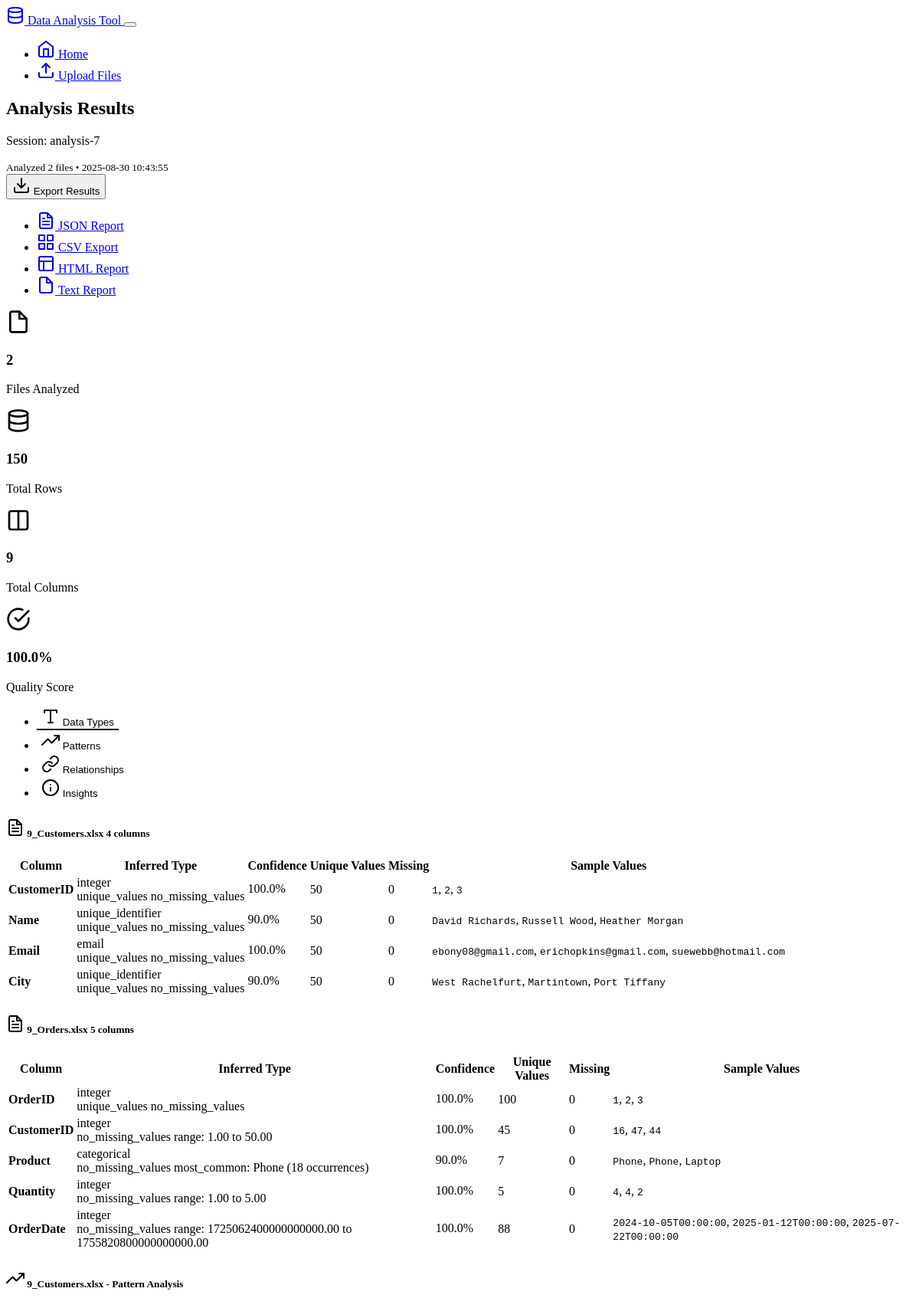
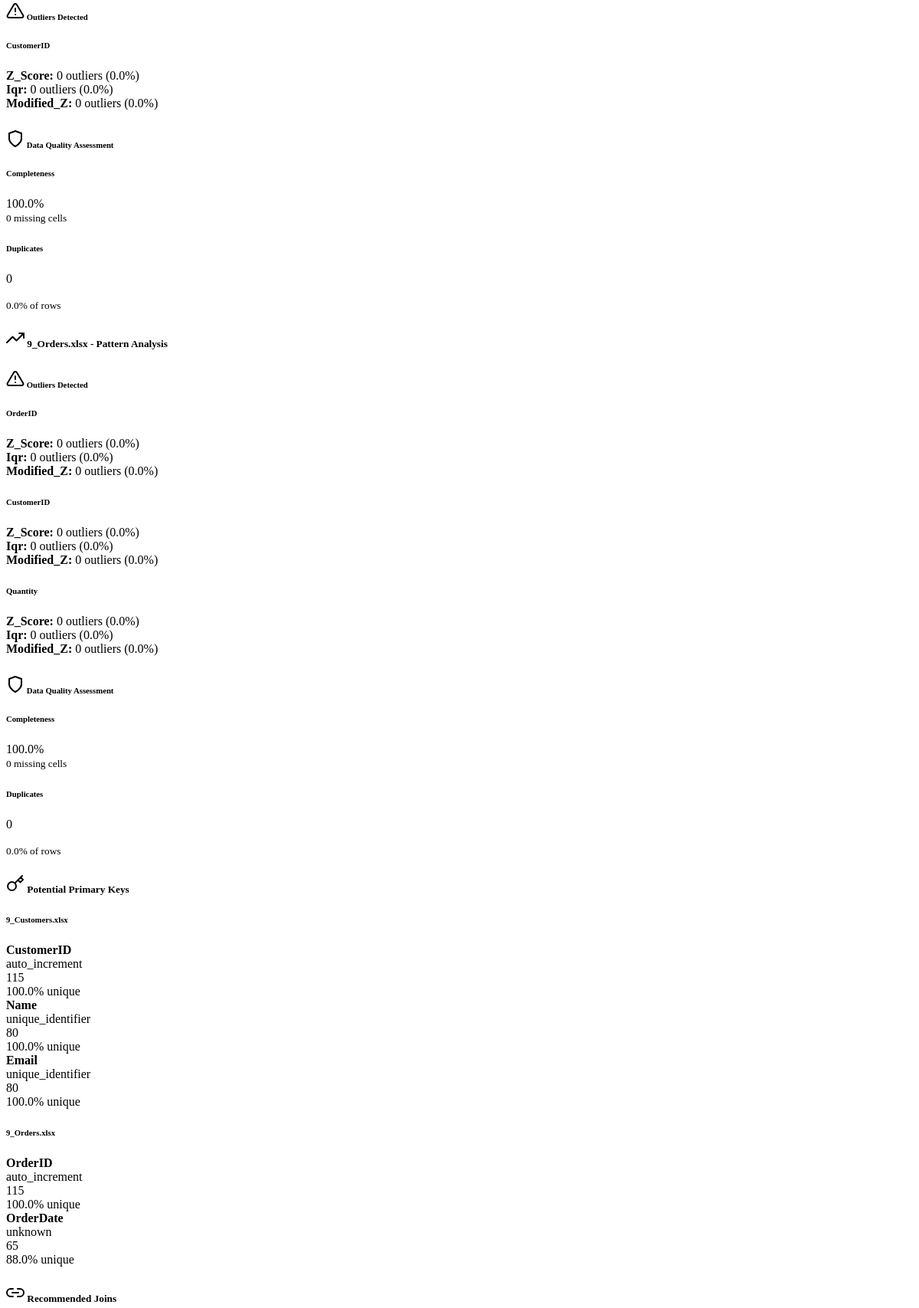
Page /session/7 (upper part) on the committed database (2 pictures, top to bottom).
### models.py (models this page shows, shortened)
class AnalysisSession(db.Model):
    id = db.Column(db.Integer, primary_key=True)
    session_name = db.Column(db.String(255), nullable=False)
    created_at = db.Column(db.DateTime, default=datetime.utcnow)
    file_count = db.Column(db.Integer, default=0)
    analysis_results = db.Column(db.Text)  # JSON string of results
    def get_results(self):
        if self.analysis_results:
            return json.loads(self.analysis_results)
        return {}

### routes.py (the view)
    @app.route('/session/<int:session_id>')
    def view_session(session_id):
        session = AnalysisSession.query.get_or_404(session_id)
        results = session.get_results()
        if not results:
            flash('No analysis results found for this session', 'warning')
            return redirect(url_for('index'))
        return render_template('analysis.html',
                             session=session,
                             results=results)

### templates/analysis.html (shortened to what this page needs)
{% extends "base.html" %}
{% block content %}
<div class="d-flex justify-content-between align-items-center mb-4">
    <div>
        <h2>Analysis Results</h2>
        <p class="text-muted mb-0">Session: {{ session.session_name }}</p>
        <small class="text-muted">
            Analyzed {{ session.file_count }} files •
            {{ session.created_at.strftime('%Y-%m-%d %H:%M:%S') }}
        </small>
    </div>
    <div class="btn-group">
        <button type="button" class="btn btn-primary dropdown-toggle" data-bs-toggle="dropdown">
            <i data-feather="download"></i> Export Results
        </button>
        <ul class="dropdown-menu">
            <li><a class="dropdown-item" href="{{ url_for('export_results', session_id=session.id, format='json') }}">
                <i data-feather="file-text"></i> JSON Report
            </a></li>
            <li><a class="dropdown-item" href="{{ url_for('export_results', session_id=session.id, format='csv') }}">
                <i data-feather="grid"></i> CSV Export
            </a></li>
            <li><a class="dropdown-item" href="{{ url_for('export_results', session_id=session.id, format='html') }}">
                <i data-feather="layout"></i> HTML Report
            </a></li>
            <li><a class="dropdown-item" href="{{ url_for('export_results', session_id=session.id, format='txt') }}">
                <i data-feather="file"></i> Text Report
            </a></li>
        </ul>
    </div>
</div>
{% if results.summary %}
<div class="row mb-4">
    <div class="col-md-3">
        <div class="card bg-primary text-white">
            <div class="card-body text-center">
                <i data-feather="file" style="width: 32px; height: 32px;" class="mb-2"></i>
                <h3 class="mb-1">{{ results.summary.total_files }}</h3>
                <p class="mb-0">Files Analyzed</p>
            </div>
        </div>
    </div>
    <div class="col-md-3">
        <div class="card bg-success text-white">
            <div class="card-body text-center">
                <i data-feather="database" style="width: 32px; height: 32px;" class="mb-2"></i>
                <h3 class="mb-1">{{ results.summary.total_rows }}</h3>
                <p class="mb-0">Total Rows</p>
            </div>
        </div>
    </div>
    <div class="col-md-3">
        <div class="card bg-warning text-white">
            <div class="card-body text-center">
                <i data-feather="columns" style="width: 32px; height: 32px;" class="mb-2"></i>
                <h3 class="mb-1">{{ results.summary.total_columns }}</h3>
                <p class="mb-0">Total Columns</p>
            </div>
        </div>
    </div>
    <div class="col-md-3">
        <div class="card bg-info text-white">
            <div class="card-body text-center">
                <i data-feather="check-circle" style="width: 32px; height: 32px;" class="mb-2"></i>
                <h3 class="mb-1">{{ "%.1f"|format(results.summary.data_quality_score) }}%</h3>
                <p class="mb-0">Quality Score</p>
            </div>
        </div>
    </div>
</div>
{% endif %}
<ul class="nav nav-tabs mb-4" id="analysisTab" role="tablist">
    <li class="nav-item" role="presentation">
        <button class="nav-link active" id="data-types-tab" data-bs-toggle="tab" data-bs-target="#data-types" type="button">
            <i data-feather="type"></i> Data Types
        </button>
    </li>
    <li class="nav-item" role="presentation">
        <button class="nav-link" id="patterns-tab" data-bs-toggle="tab" data-bs-target="#patterns" type="button">
            <i data-feather="trending-up"></i> Patterns
        </button>
    </li>
    {% if results.relationships %}
    <li class="nav-item" role="presentation">
        <button class="nav-link" id="relationships-tab" data-bs-toggle="tab" data-bs-target="#relationships" type="button">
            <i data-feather="link"></i> Relationships
        </button>
    </li>
    {% endif %}
    <li class="nav-item" role="presentation">
        <button class="nav-link" id="insights-tab" data-bs-toggle="tab" data-bs-target="#insights" type="button">
            <i data-feather="info"></i> Insights
        </button>
    </li>
</ul>
<div class="tab-content" id="analysisTabContent">
    <div class="tab-pane fade show active" id="data-types" role="tabpanel">
        {% if results.data_types %}
            {% for filename, file_results in results.data_types.items() %}
            <div class="card mb-4">
                <div class="card-header">
                    <h5 class="mb-0">
                        <i data-feather="file-text"></i> {{ filename }}
                        <span class="badge bg-secondary ms-2">{{ file_results|length }} columns</span>
                    </h5>
                </div>
                <div class="card-body">
                    <div class="table-responsive">
                        <table class="table table-hover">
                            <thead>
                                <tr>
                                    <th>Column</th>
                                    <th>Inferred Type</th>
                                    <th>Confidence</th>
                                    <th>Unique Values</th>
                                    <th>Missing</th>
                                    <th>Sample Values</th>
                                </tr>
                            </thead>
                            <tbody>
                                {% for column, analysis in file_results.items() %}
                                <tr>
                                    <td><strong>{{ column }}</strong></td>
                                    <td>
                                        <span class="badge bg-primary">{{ analysis.inferred_type }}</span>
                                        {% if analysis.characteristics %}
                                            <div class="small text-muted mt-1">
                                                {% for char in analysis.characteristics[:2] %}
                                                    <span class="badge bg-secondary me-1">{{ char }}</span>
                                                {% endfor %}
                                            </div>
                                        {% endif %}
                                    </td>
                                    <td>
                                        <div class="progress" style="height: 20px;">
                                            <div class="progress-bar" style="width: {{ (analysis.confidence * 100)|round }}%">
                                                {{ "%.1f"|format(analysis.confidence * 100) }}%
                                            </div>
                                        </div>
                                    </td>
                                    <td>{{ analysis.unique_count }}</td>
                                    <td>
                                        {% if analysis.null_count > 0 %}
                                            <span class="text-warning">{{ analysis.null_count }}</span>
                                        {% else %}
                                            <span class="text-success">0</span>
                                        {% endif %}
                                    </td>
                                    <td>
                                        <div class="small text-muted">
                                            {% for value in analysis.sample_values[:3] %}
                                                <code>{{ value }}</code>{% if not loop.last %}, {% endif %}
                                            {% endfor %}
                                        </div>
                                    </td>
                                </tr>
                                {% endfor %}
                            </tbody>
                        </table>
                    </div>
                </div>
            </div>
            {% endfor %}
        {% endif %}
    </div>
    <div class="tab-pane fade" id="patterns" role="tabpanel">
        {% if results.patterns %}
            {% for filename, pattern_data in results.patterns.items() %}
            <div class="card mb-4">
                <div class="card-header">
                    <h5 class="mb-0">
                        <i data-feather="trending-up"></i> {{ filename }} - Pattern Analysis
                    </h5>
                </div>
                <div class="card-body">
                    {% if pattern_data.outliers %}
                    <div class="mb-4">
                        <h6><i data-feather="alert-triangle" class="text-warning"></i> Outliers Detected</h6>
                        <div class="row">
                            {% for column, outlier_info in pattern_data.outliers.items() %}
                            <div class="col-md-6 mb-3">
                                <div class="border rounded p-3">
                                    <h6 class="mb-2">{{ column }}</h6>
                                    {% for method, details in outlier_info.items() %}
                                    <div class="small mb-2">
                                        <strong>{{ method.title() }}:</strong>
                                        {{ details.count }} outliers ({{ "%.1f"|format(details.percentage) }}%)
                                    </div>
                                    {% endfor %}
                                </div>
                            </div>
                            {% endfor %}
                        </div>
                    </div>
                    {% endif %}
                    {% if pattern_data.data_quality %}
                    <div class="mb-4">
                        <h6><i data-feather="shield" class="text-info"></i> Data Quality Assessment</h6>
                        <div class="row">
                            <div class="col-md-6">
                                <div class="card bg-body-secondary">
                                    <div class="card-body">
                                        <h6>Completeness</h6>
                                        <div class="progress">
                                            <div class="progress-bar bg-success" style="width: {{ pattern_data.data_quality.completeness.score }}%">
                                                {{ "%.1f"|format(pattern_data.data_quality.completeness.score) }}%
                                            </div>
                                        </div>
                                        <small class="text-muted">
                                            {{ pattern_data.data_quality.completeness.missing_cells }} missing cells
                                        </small>
                                    </div>
                                </div>
                            </div>
                            <div class="col-md-6">
                                <div class="card bg-body-secondary">
                                    <div class="card-body">
                                        <h6>Duplicates</h6>
                                        <p class="h5 text-warning mb-1">{{ pattern_data.data_quality.consistency.duplicate_rows.count }}</p>
                                        <small class="text-muted">
                                            {{ "%.1f"|format(pattern_data.data_quality.consistency.duplicate_rows.percentage) }}% of rows
                                        </small>
                                    </div>
                                </div>
                            </div>
                        </div>
                    </div>
                    {% endif %}
                </div>
            </div>
            {% endfor %}
        {% endif %}
    </div>
    {% if results.relationships %}
    <div class="tab-pane fade" id="relationships" role="tabpanel">
        <div class="row">
            {% if results.relationships.potential_keys %}
            <div class="col-lg-6 mb-4">
                <div class="card">
                    <div class="card-header">
                        <h5 class="mb-0">
                            <i data-feather="key"></i> Potential Primary Keys
                        </h5>
                    </div>
                    <div class="card-body">
                        {% for table_name, keys in results.relationships.potential_keys.items() %}
                        <div class="mb-3">
                            <h6>{{ table_name }}</h6>
                            {% if keys %}
                                {% for key in keys[:3] %}
                                <div class="d-flex justify-content-between align-items-center p-2 border rounded mb-2">
                                    <div>
                                        <strong>{{ key.column }}</strong>
                                        <div class="small text-muted">{{ key.key_type }}</div>
                                    </div>
                                    <div class="text-end">
                                        <span class="badge bg-primary">{{ "%.0f"|format(key.score) }}</span>
                                        <div class="small text-muted">{{ "%.1f"|format(key.uniqueness * 100) }}% unique</div>
                                    </div>
                                </div>
                                {% endfor %}
                            {% else %}
                                <p class="text-muted small">No strong primary key candidates found</p>
                            {% endif %}
                        </div>
                        {% endfor %}
                    </div>
                </div>
            </div>
            {% endif %}
            {% if results.relationships.join_suggestions %}
            <div class="col-lg-6 mb-4">
                <div class="card">
                    <div class="card-header">
                        <h5 class="mb-0">
                            <i data-feather="link-2"></i> Recommended Joins
                        </h5>
                    </div>
                </div>
            </div>
            {% endif %}
        </div>
    </div>
    {% endif %}
</div>
{% endblock %}

### static/css/custom.css (style rules this page uses)
.progress { background-color: rgba(var(--bs-secondary-rgb), 0.2); }
.progress-bar { transition: width 0.6s ease; }
.badge { transition: all 0.2s ease; }
.table tbody tr { transition: background-color 0.2s ease; cursor: pointer; }
.nav-tabs .nav-link { border: none; border-bottom: 2px solid transparent; background: none; color: var(--bs-body-color); transition: all 0.3s ease; }
.nav-tabs .nav-link.active { border-bottom-color: var(--bs-primary); background-color: rgba(var(--bs-primary-rgb), 0.1); color: var(--bs-primary); }

### rows in the picture
AnalysisSession: session_name "analysis-7", file_count "2", created_at "2025-08-30 10:43:55"

### other values in the picture
{{ results.summary.total_files }} "2"
{{ results.summary.total_rows }} "150"
{{ results.summary.total_columns }} "9"
{{ "%.1f"|format(results.summary.data_quality_score) }} "100.0"
{{ filename }} "9_Customers.xlsx" "9_Orders.xlsx"
{{ file_results|length }} "4" "5"
{{ column }} "CustomerID" "Name" "Email" "City" "OrderID" "CustomerID" "Product" "Quantity" "OrderDate"
{{ analysis.inferred_type }} "integer" "unique_identifier" "email" "unique_identifier" "integer" "integer" "categorical" "integer" "integer"
{{ char }} "unique_values" "no_missing_values" "unique_values" "no_missing_values" "unique_values" "no_missing_values" "unique_values" "no_missing_values" "unique_values" "no_missing_values" "no_missing_values" "range: 1.00 to 50.00" "no_missing_values" "most_common: Phone (18 occurrences)" "no_missing_values" "range: 1.00 to 5.00" "no_missing_values" "range: 1725062400000000000.00 to 1755820800000000000.00"
{{ "%.1f"|format(analysis.confidence * 100) }} "100.0" "90.0" "100.0" "90.0" "100.0" "100.0" "90.0" "100.0" "100.0"
{{ analysis.unique_count }} "50" "50" "50" "50" "100" "45" "7" "5" "88"
{{ value }} "1" "2" "3" "David Richards" "Russell Wood" "Heather Morgan" "ebony08@gmail.com" "erichopkins@gmail.com" "suewebb@hotmail.com" "West Rachelfurt" "Martintown" "Port Tiffany" "1" "2" "3" "16" "47" "44" "Phone" "Phone" "Laptop" "4" "4" "2" "2024-10-05T00:00:00" "2025-01-12T00:00:00" "2025-07-22T00:00:00"
{{ column }} "CustomerID" "OrderID" "CustomerID" "Quantity"
{{ method.title() }} "Z_Score" "Iqr" "Modified_Z" "Z_Score" "Iqr" "Modified_Z" "Z_Score" "Iqr" "Modified_Z" "Z_Score" "Iqr" "Modified_Z"
{{ details.count }} "0" "0" "0" "0" "0" "0" "0" "0" "0" "0" "0" "0"
